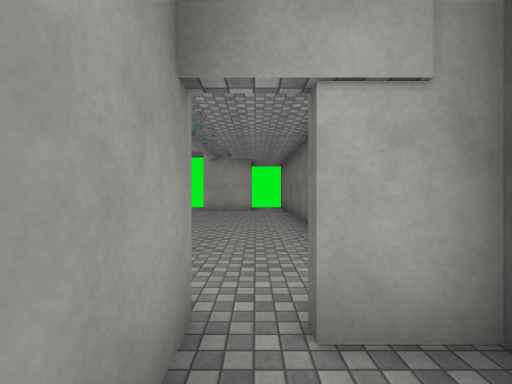
[1] (above)

18 first-person views from a walk through a scene from a Unity 3-D project. The camera is 1.5 m above the floor, looks level and sees 90° across. The floor is counted in squares, 1.89 m on a side. Each view is taken from the middle of a square. On the plan, view 1 faces up. The plan holds only what a view shows up to about 10 squares ahead; the rest is blank. The place goes on beyond the plan. The player character is not drawn. Door leaves are left out, so doorways stand open. Some surface patterns are stand-ins.

[2]
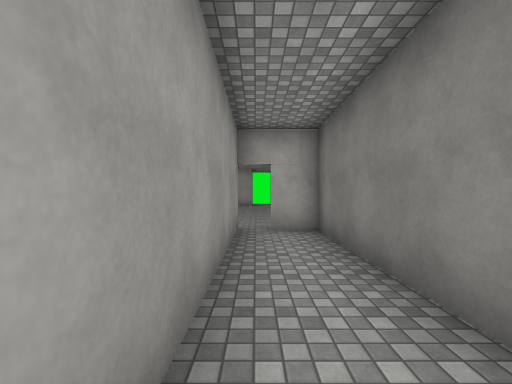

[3]
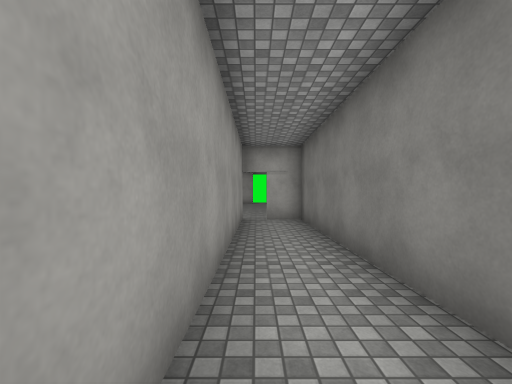

[4]
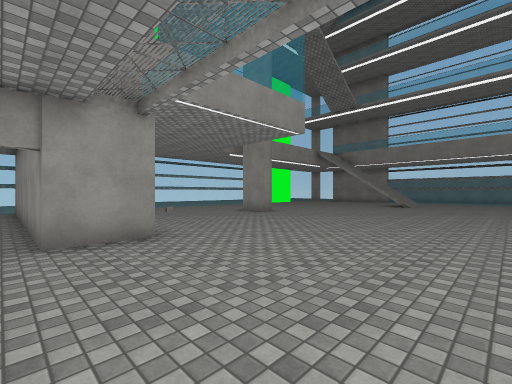

[5]
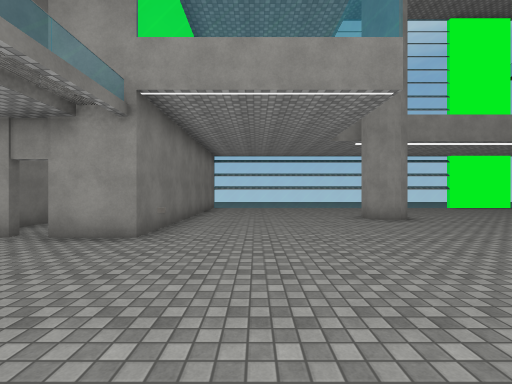

[6]
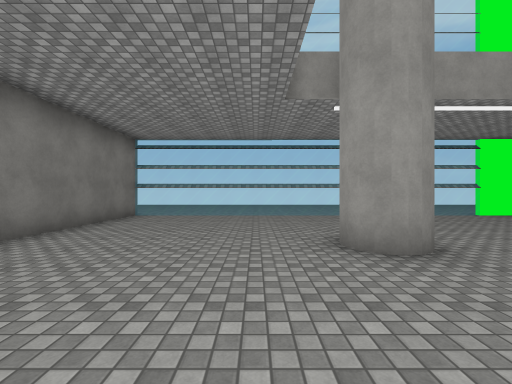

[7]
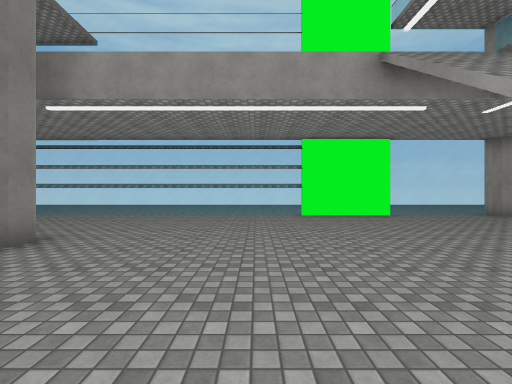

[8]
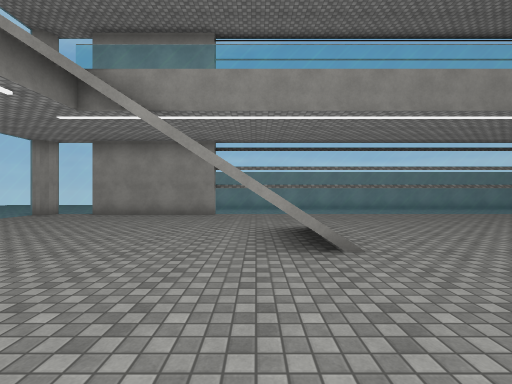

[9]
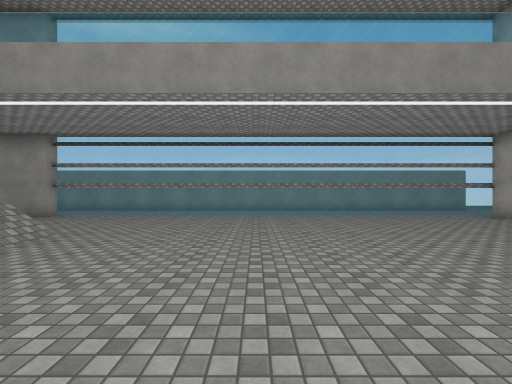

[10]
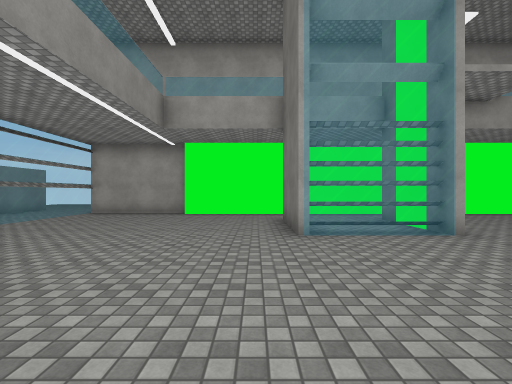

[11]
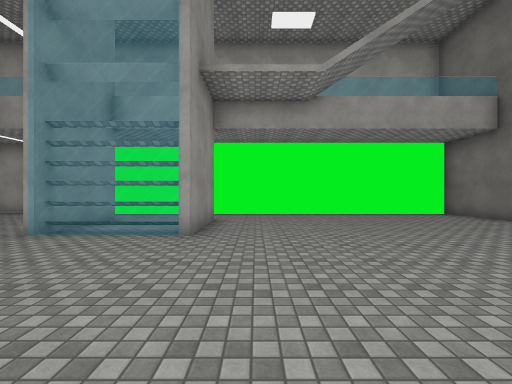

[12]
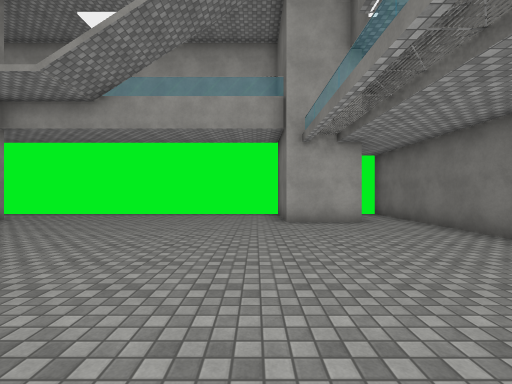

[13]
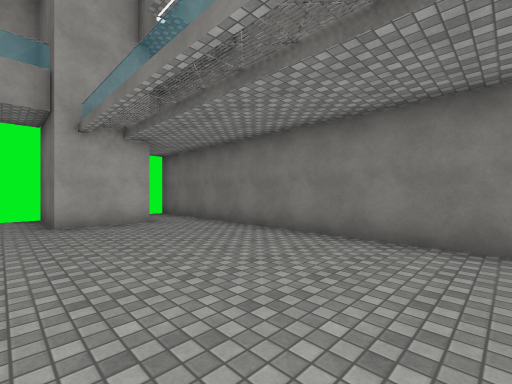

[14]
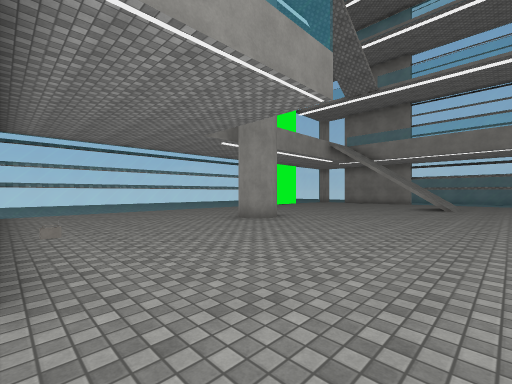

[15]
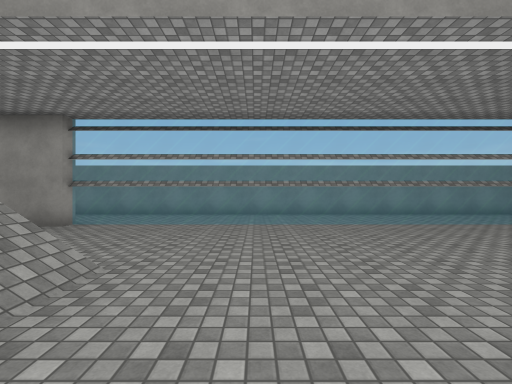

[16]
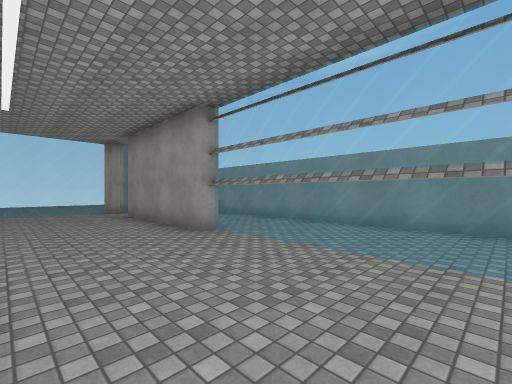

[17]
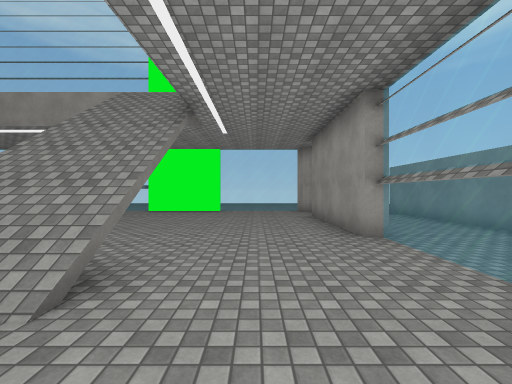

[18]
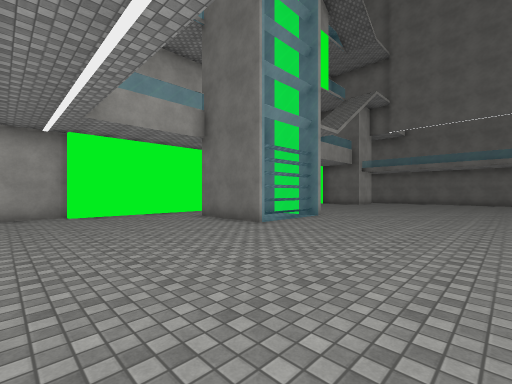

### Floor plan
Key: @ floor where view 1 was taken; # wall or solid block; . floor; / step, stairs or slope; D open door; = window, fence, low wall or low ledge; R radio.
Columns run from 23 left of view 1 to 2 right of it. Each row starts with its distance up from view 1.
 14 #..###################  ##
 13 #.=..................#  .#
 12 #.=..................# ..#
 11 #.=.......#..#.......##..#
 10 #.=.......#..#...........#
  9 #.=.......===#...........#
  8 #.=......................#
  7 #.=......................#
  6 #.=......................#
  5 #.=......................#
  4 #.=......................#
  3 #.=......................
  2 #.=....//..............D##
  1 #.=....//............R#D.#
  0 #.=....##............##@.#
 -1 #..#.................##..#
 -2 #..#...........#.....##..#
 -3 #. #.................##..#
 -4 #. #.................##..#
 -5 #  ..................##..#
 -6 #  =.................##.
 -7    ===================#=
 -8    ....  .............

Where each view was taken, in squares from view 1:
view 1: 0 up, 0 right, facing up
view 2: 4 down, 0 right, facing up
view 3: 6 down, 0 right, facing up
view 4: 6 up, 0 right, facing down-left
view 5: 6 up, 4 left, facing down
view 6: 2 up, 6 left, facing down
view 7: 2 up, 12 left, facing down
view 8: 1 up, 11 left, facing left
view 9: 6 up, 12 left, facing left
view 10: 4 up, 14 left, facing up
view 11: 4 up, 9 left, facing up
view 12: 4 up, 3 left, facing up
view 13: 4 up, 3 left, facing up-right
view 14: 4 up, 2 left, facing down-left
view 15: 4 up, 14 left, facing left
view 16: 4 up, 17 left, facing down-left
view 17: 4 up, 18 left, facing down
view 18: 4 up, 18 left, facing up-right
